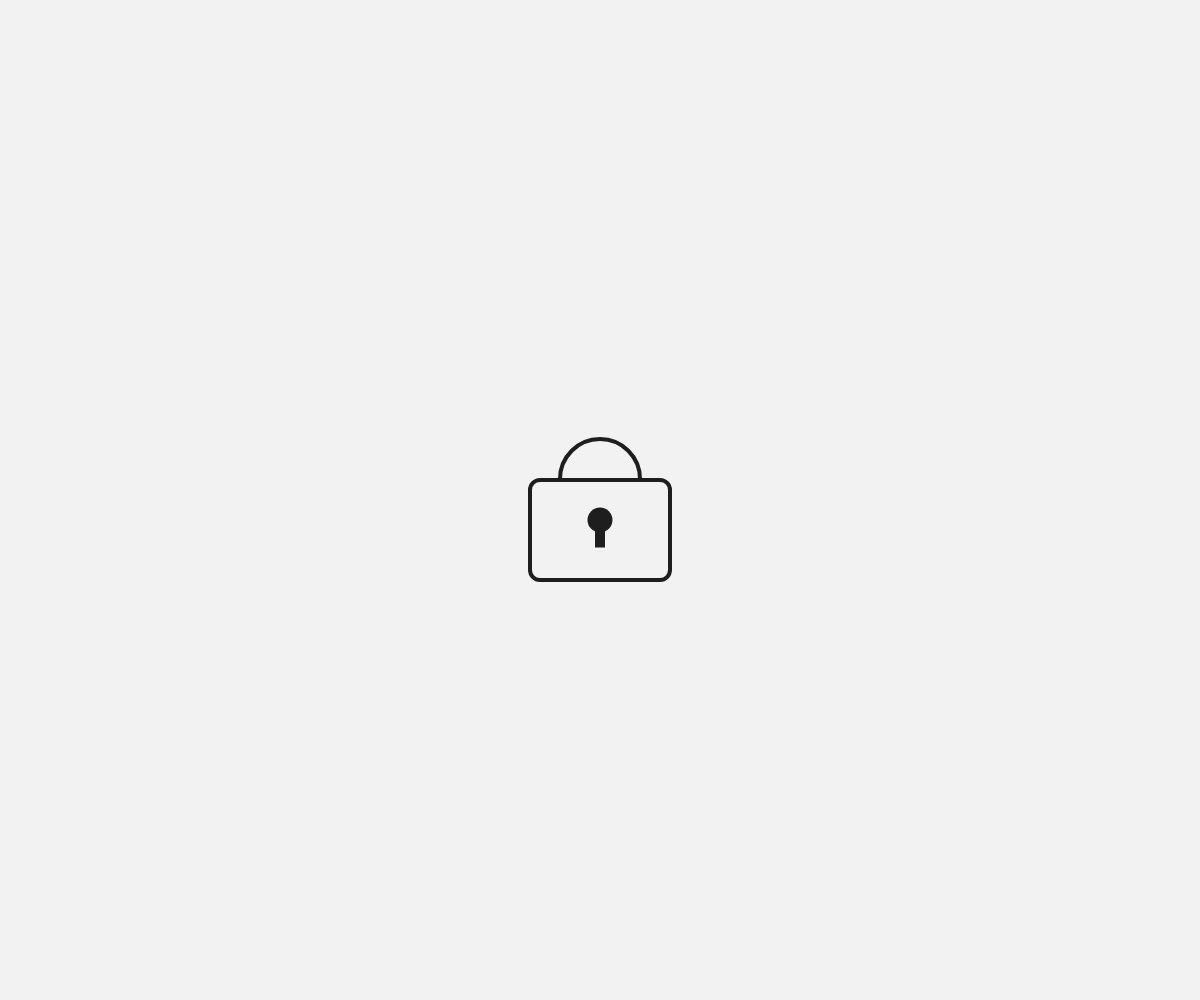
Frame 1 (no input)
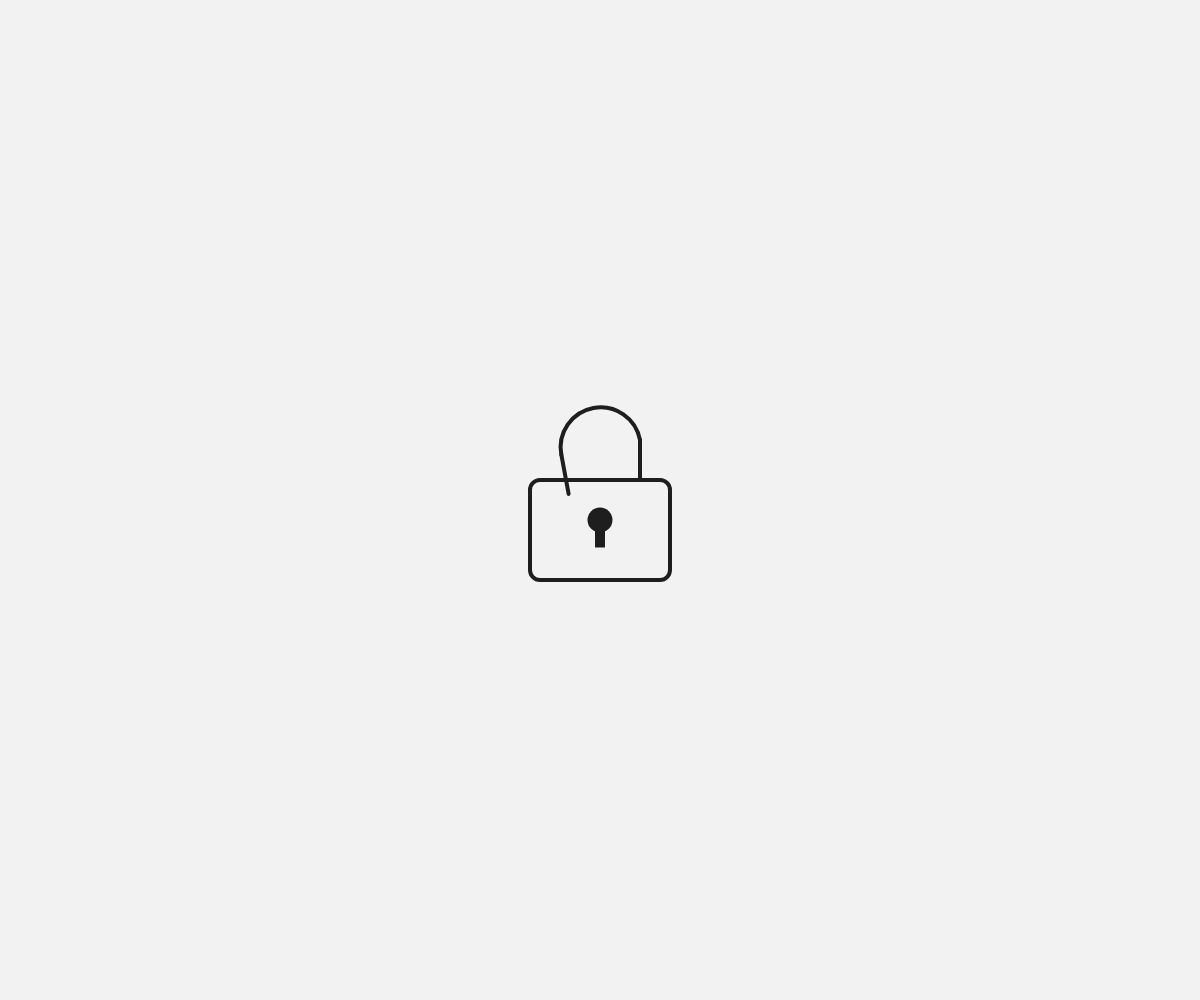
Frame 60 (no input)
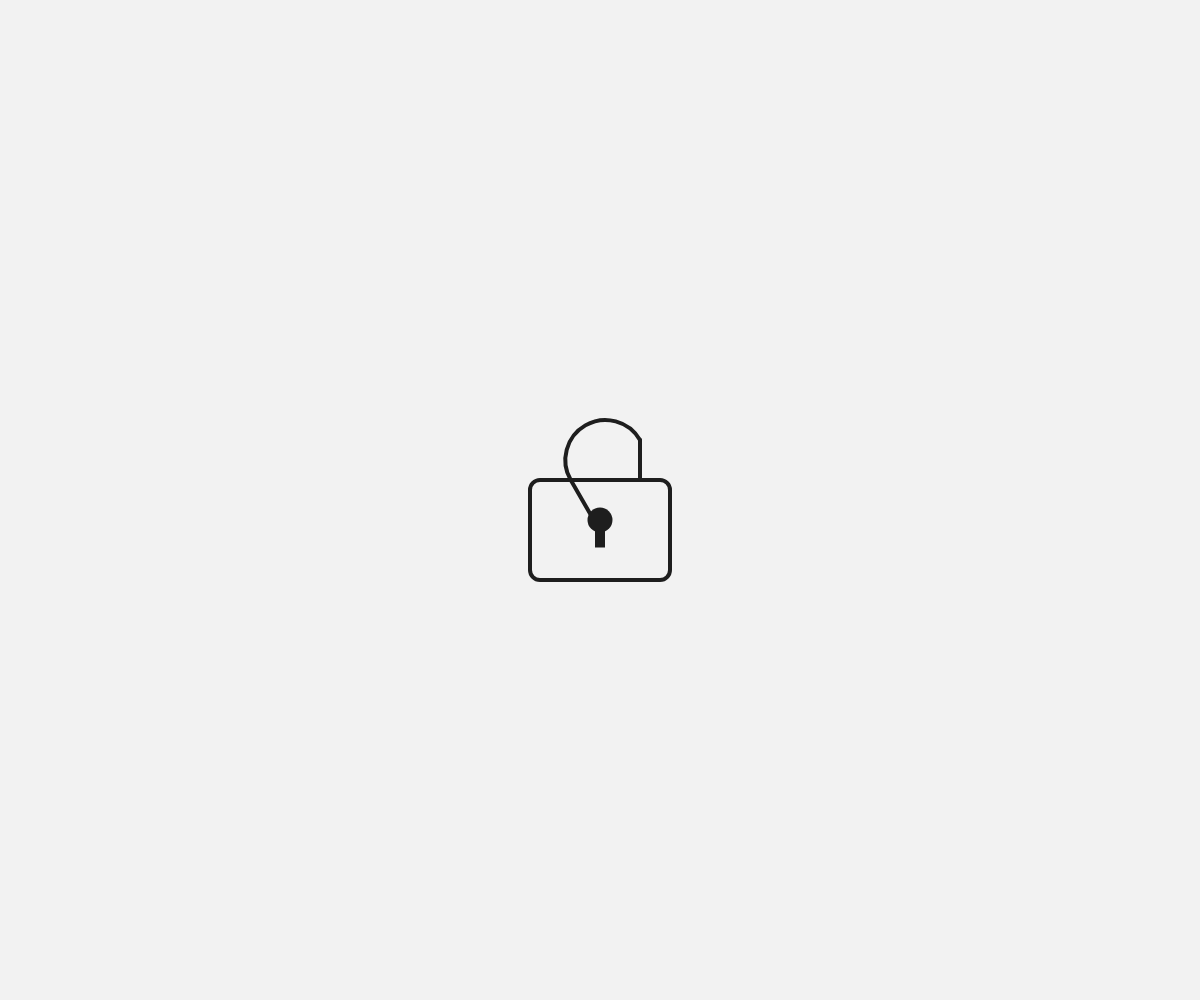
Frame 120 (the mouse pressed at the canvas centre since frame 60)

The p5.js sketch that drew these frames (run headless with seeded random() and noise() and a simulated clock; from frame 60 on, the mouse is pressed at the canvas centre):

// p5.js sketch
// ── sketch.js
let shackleLift = 0; // シャックルの上がり具合を管理する変数
let maxLift = 40; // 鍵穴から出る最大量
let shackleAngle = 0;
let targetAngle = -30; // 開く角度

function setup() {
    createCanvas(windowWidth, windowHeight);
}

function draw() {
    background('#f2f2f2');
    translateToCenter();
    setupDrawingStyle();
    drawPadlock();
}

function translateToCenter() {
    translate(width / 2, height / 2); // 原点が画面中央になる。
}

function setupDrawingStyle(){
    // --- 描画の初期設定 ---
    stroke(30);
    strokeWeight(4);
    noFill();
}

function drawPadlock() {
    drawShackle();
    drawPadlockBody();
    drawKeyhole(); 
}

function drawShackle() {
    updateLift();
    updateRotation();

    push();
    // 全体を持ち上げる
    translate(0, -shackleLift);

    // 高さの設定
    const y = -20;

    // --- 右足（固定）---
    drawRightBar(y, shackleLift);

    // --- 左足 + アーチ（回す）---
    push();

    // 右のシャックルをヒンジとしてそこへ軸をもってくる。
    translate(40, y);

    rotate(radians(shackleAngle));

    // 描画基準を基に戻す
    translate(-40, -y);

    // アーチを描く
    drawShackleCore();
    
    drawLeftBar(y, shackleLift);
    pop();
    pop();
}

function updateLift() {
    if (shackleLift < maxLift) {
        shackleLift += 1.0; // 徐々に上昇
    }
}

function updateRotation() {
    // まだ上がりきってない間は回転しない
    if (shackleLift < maxLift)
        return ;

    // 目標角度まで少しずつ回す
    if (shackleAngle > targetAngle) {
        shackleAngle -= 0.5;
    }
}

function drawShackleCore() {
    arc(0, -20, 80, 80, PI, 0);
}

function drawLeftBar(y, lift) {
    line(-40, y, -40, y + lift);
}

function drawRightBar(y, lift) {
    line(40, y, 40, y + lift);
}

function drawPadlockBody() {
    // --- 本体 ---
    rectMode(CENTER);
    rect(0, 30, 140, 100, 10);
}

function drawKeyhole() {
    // --- 鍵穴 ---
    fill(30);
    noStroke();
    circle(0, 20, 25);
    rect(0, 35, 10, 25, 0);
}
